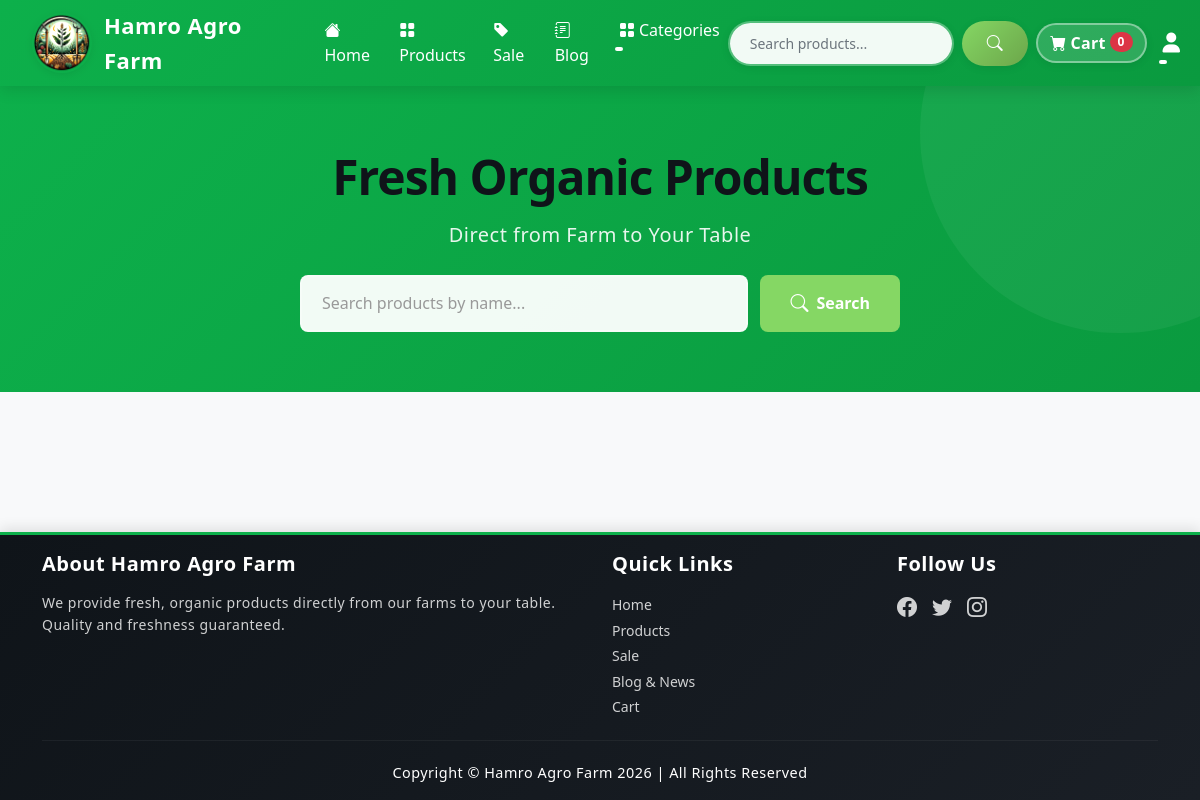
Page /products/ (signed in) on the earlier database version.
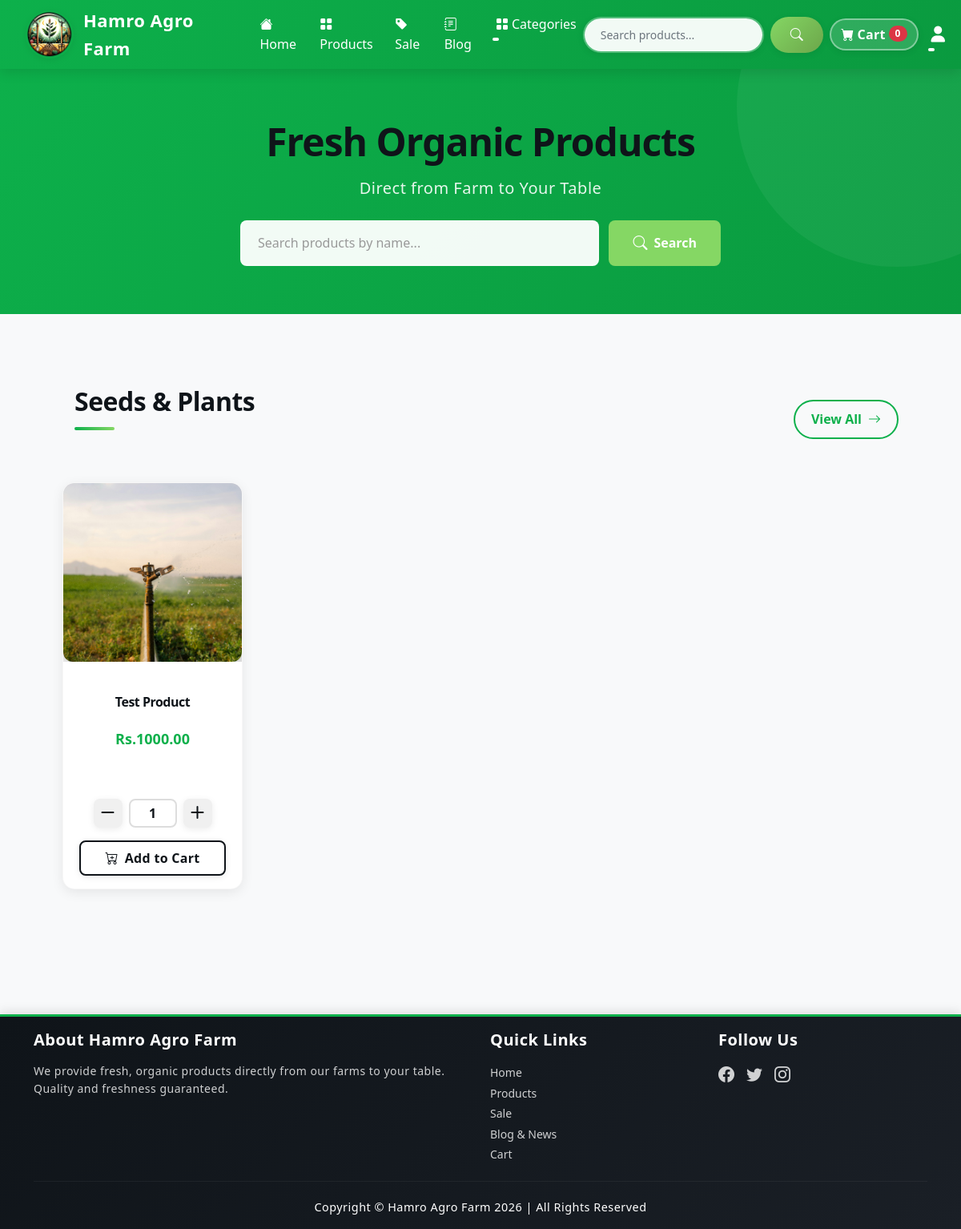
Same page on the later database version.
### product/models.py (models this page shows, shortened)
class Category(models.Model):
    name= models.CharField(max_length=50,unique=True)
    class Meta:
        verbose_name_plural = 'Categories'

class Product(models.Model):
    name= models.CharField(max_length=100,unique=True)
    price= models.DecimalField(default=0, decimal_places=2, max_digits=10)
    category= models.ForeignKey(Category,on_delete=models.CASCADE, default=1)
    description= models.CharField(max_length=250, default="", blank=True, null=True)
    image= models.ImageField(upload_to='product/')
    is_sale= models.BooleanField(default=False)
    sale_price= models.DecimalField(default=0, decimal_places=2, max_digits=10)
    out_of_stock= models.BooleanField(default=False)
    on_stock = models.PositiveIntegerField(default=0, help_text='Available quantity in stock')

### product/views.py (the view)
# urls.py: path("products/",views.product_catalog,name="product_catalog"),
def product_catalog(request):
    categories = (
        Category.objects
        .filter(product__isnull=False)
        .distinct()
        .order_by('name')
    )
    paginator = Paginator(categories, 3)
    page_number = request.GET.get('page')
    page_obj = paginator.get_page(page_number)
    catwise = {}
    for category in page_obj:
        products = (
            Product.objects
            .filter(category=category)
            .order_by('out_of_stock')[:4]  # limit to 4 products
        )
        catwise[category] = products
    context = {
        'catwise': catwise,
        'page_obj': page_obj,
    }
    return render(request, 'product.html', context)

### blog/context_processors.py (called while the page is built)
def blog_context(request):
    return {
        'blog_categories': Category.objects.all(),
        'featured_blog_posts': BlogPost.objects.filter(
            status='published',
            featured=True
        ).order_by('-published_at')[:3],
    }

### cart/cart.py (called while the page is built)
    def __len__(self):
        return sum(self.cart.values())  # Sum up all quantities

### cart/context_processor.py (called while the page is built)
def cart(request):
    return {'cart': Cart(request)}   #Return the default data from our cart

### product/context_processor.py (called while the page is built)
def categories_processor(request):
    categories = Category.objects.all().order_by('name')
    return {'categories': categories}

### product/templates/product.html (shortened to what the changed rows need)
{% extends 'base.html' %}
{% load static %}
{% block content %}
<section class="hero-section">
  <div class="hero-content">
    <h1 class="hero-title">Fresh Organic Products</h1>
  </div>
</section>
<section class="py-5">
  <div class="container px-4 px-lg-5">
    {% for category, products in catwise.items %}
      {% if products %}
        <div class="category-section">
          <div class="category-header">
            <div class="category-title-container">
              <h2>{{ category.name }}</h2>
            </div>
            <a href="{% url 'category' category.name %}" class="view-all-btn">
              View All <i class="bi bi-arrow-right ms-2"></i>
            </a>
          </div>
          <div class="row gx-4 gx-lg-5 row-cols-1 row-cols-md-3 row-cols-xl-4">
            {% for product in products %}
              <div class="col mb-5">
                <div class="product-card">
                  <div class="product-image-wrapper">
                    <div class="image-container">
                      <a href="{% url 'product' product.id %}">
                        <img class="product-image" src="{{ product.image.url }}" alt="{{ product.name }}">
                      </a>
                    </div>
                  </div>
                  <div class="card-body p-4">
                    <div class="text-center">
                      <a href="{% url 'product' product.id %}" class="product-link">
                        <h5 class="product-name fw-bolder">{{ product.name }}</h5>
                      </a>
                      {% if not product.out_of_stock %}
                        {% if product.is_sale %}
                          <div class="product-price">
                            <span class="original-price"><strike>Rs.{{ product.price }}</strike></span>
                            <span class="sale-price">Rs.{{ product.sale_price }}</span>
                          </div>
                        {% else %}
                          <div class="product-price">
                            <span class="current-price">Rs.{{ product.price }}</span>
                          </div>
                        {% endif %}
                      {% endif %}
                    </div>
                  </div>
                  <div class="card-footer p-4 pt-0 border-top-0 bg-transparent">
                    <div class="text-center">
                      {% if not product.out_of_stock %}
                        <div class="quantity-control mb-3">
                          <button type="button" class="btn-qty decrement-btn" id="decrement{{ product.id }}" aria-label="Decrease quantity">
                            <i class="bi bi-dash-lg"></i>
                          </button>
                          <input type="text" class="qty-input text-center" id="qty{{ product.id }}" value="1" readonly>
                          <button type="button" class="btn-qty increment-btn" id="increment{{ product.id }}" aria-label="Increase quantity">
                            <i class="bi bi-plus-lg"></i>
                          </button>
                        </div>
                        <button type="button" data-index="{{ product.id }}" class="btn btn-outline-dark add-to-cart w-100">
                          <i class="bi bi-cart-plus me-2"></i>Add to Cart
                        </button>
                      {% else %}
                        <button type="button" class="btn btn-outline-dark w-100" disabled>
                          <i class="bi bi-exclamation-circle me-2"></i>Out of Stock
                        </button>
                      {% endif %}
                    </div>
                  </div>
                </div>
              </div>
            {% endfor %}
          </div>
        </div>
      {% endif %}
    {% endfor %}
  </div>
</section>
{% endblock %}

Differences in the rows shown:
now on this page (row unchanged): Category: name "Seeds & Plants"
added Product: image (picture), name "Test Product", price "1000.00", id "1"
